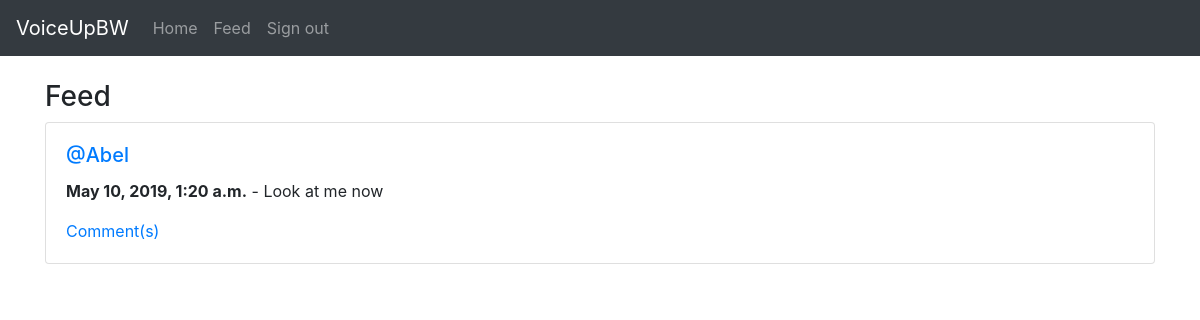
The page /Lame/feed/ (signed in) on the database as committed earlier.
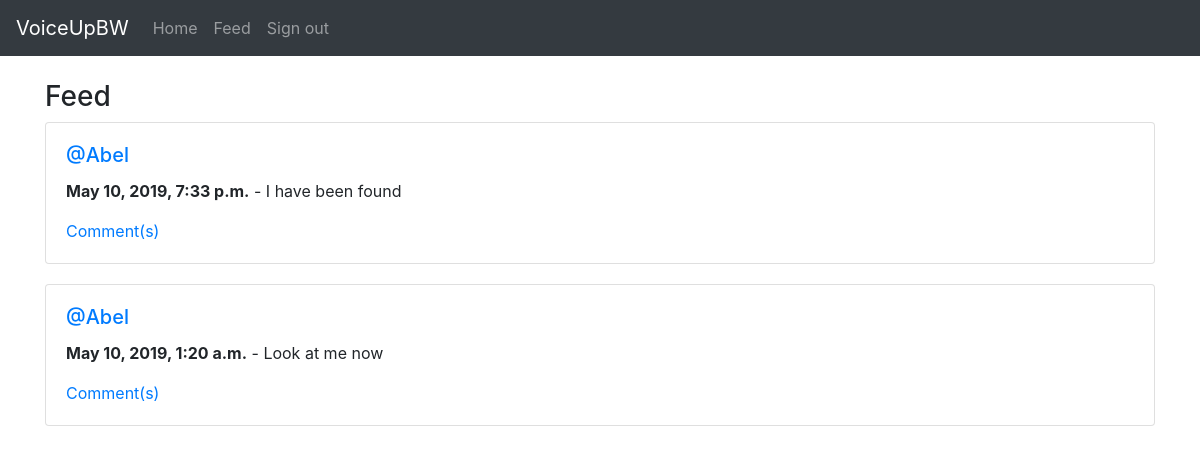
The same page on the database as committed later.
### voiceUpPost/models.py (models this page shows)
class VoiceUpPost(models.Model):
    user = models.ForeignKey(User, related_name='voiceuppost', on_delete=models.DO_NOTHING)
    body = models.CharField(max_length=255)
    created_at = models.DateTimeField(auto_now_add=True)
    class Meta:
        ordering = ('-created_at',)

### voiceUpPost/views.py (the view)
# urls.py: path('<str:username>/feed/', views.feed, name='feed'),
@login_required
def feed(request, username):
    userids = []
    for id in request.user.voiceupprofile.follows.all():
        userids.append(id.user)
    userids.append(request.user.id)
    posts = VoiceUpPost.objects.filter(user_id__in=userids)[0:25]
    return render(request, 'voiceUpPost/templates/feed.html', {'posts': posts})

### voiceUpPost/templates/feed.html
{% extends 'templates/base.html' %}
{% block main %}
<div class="row">
  <div class="col-12">
    <h3>Feed</h3>
    {% for post in posts %}
      <div class="card" style="margin-bottom: 20px;">
        <div class="card-body">
          <h5 class="card-title"><a href="/{{ post.user.username }}/">@{{ post.user.username }}</a></h5>
          <p class="card-text"><b>{{ post.created_at }}</b> - {{ post.body }}</p>
            <a href="{% url 'post:detail' id=post.id %}">Comment(s)</a>
        </div>
      </div>
    {% endfor %}
  </div>
</div>
{% endblock %}

### templates/base.html (shortened to what this page needs)
<!doctype html>
<html lang="en">
  <head>
    <link rel="stylesheet" href="https://maxcdn.bootstrapcdn.com/bootstrap/4.0.0/css/bootstrap.min.css">
  </head>
  <body style="padding-top: 80px;">
    <nav class="navbar navbar-expand-md navbar-dark bg-dark fixed-top">
      <a class="navbar-brand" href="{% url 'profile:profile' username=request.user %}">VoiceUpBW</a>
      <div class="collapse navbar-collapse" id="navbarsExampleDefault">
        <ul class="navbar-nav mr-auto">
          {% if request.user.is_authenticated %}
            <li class="nav-item">
              <a class="nav-link" href="{% url 'profile:profile' username=request.user %}">Home</a>
            </li>
            <li class="nav-item">
              <a class="nav-link" href="{% url 'post:feed' username=request.user %}">Feed</a>
            </li>
            <li class="nav-item">
              <a class="nav-link" href="{% url 'profile:signout' %}">Sign out</a>
            </li>
          {% endif %}
        </ul>
      </div>
    </nav>
    <main role="main" class="container">
      {% block main %}
      {% endblock %}
    </main>
  </body>
</html>

Rows that differ between the two databases and show on the page:
added VoiceUpPost: user.username "Abel", created_at "May 10, 2019, 7:33 p.m.", body "I have been found"
